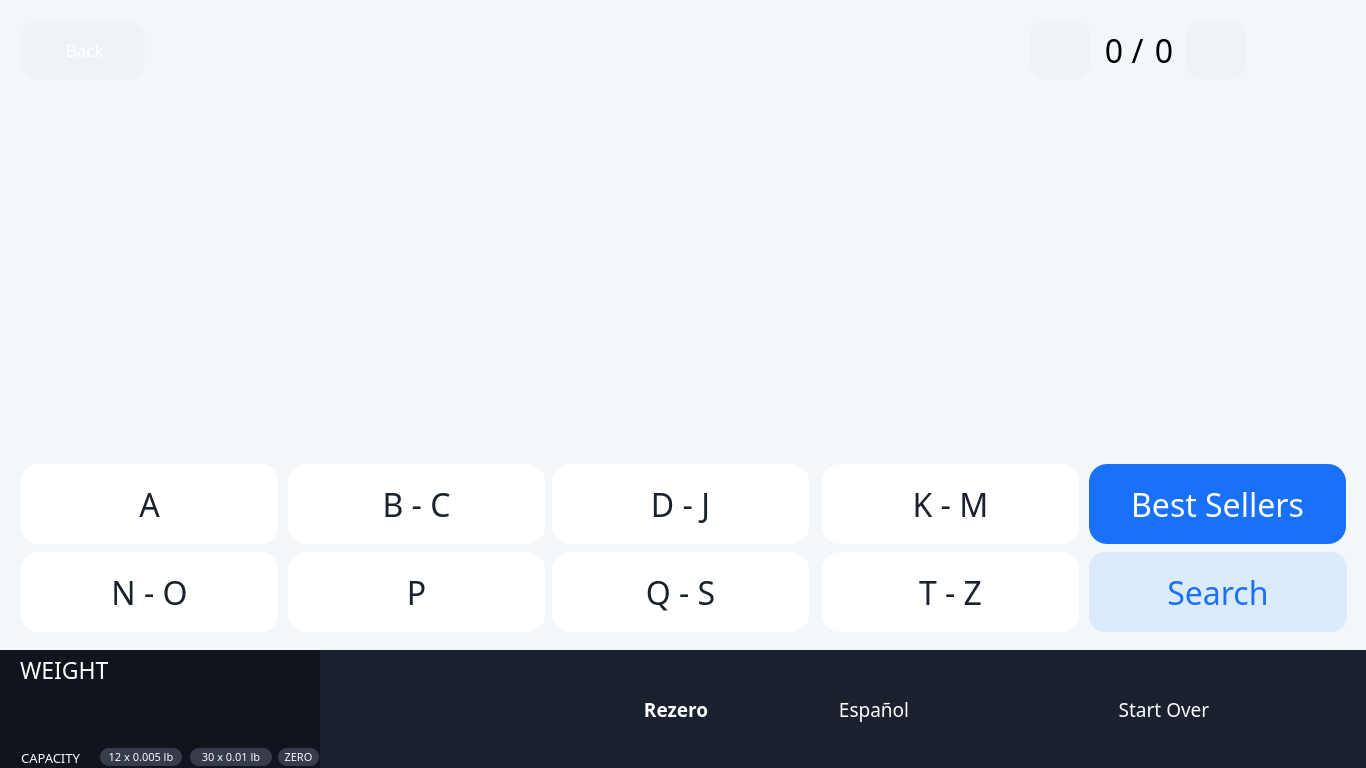
<?xml version="1.0" encoding="UTF-8"?>
<ui version="4.0">
 <class>selfserveImageLookupViewAllG2</class>
 <widget class="QWidget" name="selfserveImageLookupViewAllG2">
  <property name="geometry">
   <rect>
    <x>0</x>
    <y>0</y>
    <width>1366</width>
    <height>768</height>
   </rect>
  </property>
  <property name="sizePolicy">
   <sizepolicy hsizetype="Expanding" vsizetype="Expanding">
    <horstretch>0</horstretch>
    <verstretch>0</verstretch>
   </sizepolicy>
  </property>
  <property name="windowTitle">
   <string>Form</string>
  </property>
  <property name="styleSheet">
   <string notr="true">QWidget#selfserveImageLookupViewAllG2
{
    background-color: rgb(244,247,250);
}
</string>
  </property>
  <widget class="QWidget" name="screenContainer" native="true">
   <property name="geometry">
    <rect>
     <x>0</x>
     <y>0</y>
     <width>1366</width>
     <height>768</height>
    </rect>
   </property>
   <widget class="QWidget" name="buttonBar" native="true">
    <property name="geometry">
     <rect>
      <x>320</x>
      <y>650</y>
      <width>1046</width>
      <height>118</height>
     </rect>
    </property>
    <property name="sizePolicy">
     <sizepolicy hsizetype="Fixed" vsizetype="Fixed">
      <horstretch>0</horstretch>
      <verstretch>0</verstretch>
     </sizepolicy>
    </property>
    <property name="minimumSize">
     <size>
      <width>1046</width>
      <height>118</height>
     </size>
    </property>
    <property name="maximumSize">
     <size>
      <width>1046</width>
      <height>118</height>
     </size>
    </property>
    <property name="styleSheet">
     <string notr="true">background-color: rgb(25,34,46);</string>
    </property>
    <widget class="QPushButton" name="butLanguage">
     <property name="geometry">
      <rect>
       <x>464</x>
       <y>29</y>
       <width>180</width>
       <height>60</height>
      </rect>
     </property>
     <property name="minimumSize">
      <size>
       <width>180</width>
       <height>60</height>
      </size>
     </property>
     <property name="maximumSize">
      <size>
       <width>180</width>
       <height>60</height>
      </size>
     </property>
     <property name="font">
      <font>
       <family>Poppins SemiBold</family>
       <pointsize>14</pointsize>
      </font>
     </property>
     <property name="styleSheet">
      <string notr="true">QPushButton#butLanguage
{
	background:url(:/images/screens/dark_blue_blank.png);
    color: white;
    margin: 0 0 0 0;
    border-style: outset;
    border-radius: 0px;
    border-width: 0px;
}</string>
     </property>
     <property name="text">
      <string>Español</string>
     </property>
    </widget>
    <widget class="QPushButton" name="butStartOver">
     <property name="geometry">
      <rect>
       <x>662</x>
       <y>29</y>
       <width>364</width>
       <height>60</height>
      </rect>
     </property>
     <property name="minimumSize">
      <size>
       <width>364</width>
       <height>60</height>
      </size>
     </property>
     <property name="maximumSize">
      <size>
       <width>364</width>
       <height>60</height>
      </size>
     </property>
     <property name="font">
      <font>
       <family>Poppins SemiBold</family>
       <pointsize>14</pointsize>
      </font>
     </property>
     <property name="styleSheet">
      <string notr="true">QPushButton#butStartOver
{
	background:url(:/images/screens/dark_blue_large_blank.png);
    color: white;
    margin: 0 0 0 0;
    border-style: outset;
    border-radius: 0px;
    border-width: 0px;
}</string>
     </property>
     <property name="text">
      <string>Start Over</string>
     </property>
    </widget>
    <widget class="QPushButton" name="butRezero">
     <property name="geometry">
      <rect>
       <x>266</x>
       <y>29</y>
       <width>180</width>
       <height>60</height>
      </rect>
     </property>
     <property name="minimumSize">
      <size>
       <width>180</width>
       <height>60</height>
      </size>
     </property>
     <property name="maximumSize">
      <size>
       <width>180</width>
       <height>60</height>
      </size>
     </property>
     <property name="font">
      <font>
       <family>Poppins SemiBold</family>
       <pointsize>14</pointsize>
       <weight>75</weight>
       <bold>true</bold>
      </font>
     </property>
     <property name="styleSheet">
      <string notr="true">QPushButton#butRezero
{
	background:url(:/images/screens/dark_blue_blank.png);
    color: white;
    margin: 0 0 0 0;
    border-style: outset;
    border-radius: 0px;
    border-width: 0px;
}</string>
     </property>
     <property name="text">
      <string>Rezero</string>
     </property>
    </widget>
   </widget>
   <widget class="QWidget" name="wgtWeightBox" native="true">
    <property name="geometry">
     <rect>
      <x>0</x>
      <y>650</y>
      <width>320</width>
      <height>118</height>
     </rect>
    </property>
    <property name="sizePolicy">
     <sizepolicy hsizetype="Fixed" vsizetype="Fixed">
      <horstretch>0</horstretch>
      <verstretch>0</verstretch>
     </sizepolicy>
    </property>
    <property name="minimumSize">
     <size>
      <width>320</width>
      <height>118</height>
     </size>
    </property>
    <property name="maximumSize">
     <size>
      <width>320</width>
      <height>118</height>
     </size>
    </property>
    <property name="styleSheet">
     <string notr="true">background-color: rgb(18,20,29);</string>
    </property>
    <widget class="QLabel" name="lblLowRange">
     <property name="geometry">
      <rect>
       <x>100</x>
       <y>98</y>
       <width>82</width>
       <height>18</height>
      </rect>
     </property>
     <property name="minimumSize">
      <size>
       <width>82</width>
       <height>18</height>
      </size>
     </property>
     <property name="maximumSize">
      <size>
       <width>82</width>
       <height>18</height>
      </size>
     </property>
     <property name="font">
      <font>
       <family>Poppins</family>
       <pointsize>8</pointsize>
      </font>
     </property>
     <property name="styleSheet">
      <string notr="true">background-color: rgb(55,60,75);
color: rgb(249,250,251);
border-radius: 9px;</string>
     </property>
     <property name="text">
      <string>12 x 0.005 lb</string>
     </property>
     <property name="alignment">
      <set>Qt::AlignCenter</set>
     </property>
    </widget>
    <widget class="QLabel" name="lblWeightTitle">
     <property name="geometry">
      <rect>
       <x>20</x>
       <y>7</y>
       <width>131</width>
       <height>25</height>
      </rect>
     </property>
     <property name="font">
      <font>
       <family>Poppins Medium</family>
       <pointsize>17</pointsize>
      </font>
     </property>
     <property name="styleSheet">
      <string notr="true">color: white;</string>
     </property>
     <property name="text">
      <string>WEIGHT</string>
     </property>
     <property name="alignment">
      <set>Qt::AlignLeading|Qt::AlignLeft|Qt::AlignVCenter</set>
     </property>
    </widget>
    <widget class="QLabel" name="lblCapacity">
     <property name="geometry">
      <rect>
       <x>0</x>
       <y>98</y>
       <width>101</width>
       <height>20</height>
      </rect>
     </property>
     <property name="font">
      <font>
       <family>Poppins</family>
       <pointsize>10</pointsize>
      </font>
     </property>
     <property name="styleSheet">
      <string notr="true">color: white;</string>
     </property>
     <property name="text">
      <string>CAPACITY</string>
     </property>
     <property name="alignment">
      <set>Qt::AlignCenter</set>
     </property>
    </widget>
    <widget class="QLabel" name="lblWeight">
     <property name="geometry">
      <rect>
       <x>20</x>
       <y>36</y>
       <width>301</width>
       <height>61</height>
      </rect>
     </property>
     <property name="font">
      <font>
       <family>Poppins</family>
       <pointsize>42</pointsize>
       <weight>75</weight>
       <bold>true</bold>
       <kerning>true</kerning>
      </font>
     </property>
     <property name="styleSheet">
      <string notr="true">color: white;</string>
     </property>
     <property name="text">
      <string notr="true"/>
     </property>
     <property name="textFormat">
      <enum>Qt::AutoText</enum>
     </property>
     <property name="alignment">
      <set>Qt::AlignLeading|Qt::AlignLeft|Qt::AlignVCenter</set>
     </property>
    </widget>
    <widget class="QLabel" name="lblHighRange">
     <property name="geometry">
      <rect>
       <x>190</x>
       <y>98</y>
       <width>82</width>
       <height>18</height>
      </rect>
     </property>
     <property name="minimumSize">
      <size>
       <width>82</width>
       <height>18</height>
      </size>
     </property>
     <property name="maximumSize">
      <size>
       <width>82</width>
       <height>18</height>
      </size>
     </property>
     <property name="font">
      <font>
       <family>Poppins</family>
       <pointsize>8</pointsize>
      </font>
     </property>
     <property name="styleSheet">
      <string notr="true">border-radius: 9px;
background-color: rgb(55,60,75);
color: rgb(249,250,251);</string>
     </property>
     <property name="text">
      <string>30 x 0.01 lb</string>
     </property>
     <property name="alignment">
      <set>Qt::AlignCenter</set>
     </property>
    </widget>
    <widget class="QLabel" name="lblZero">
     <property name="geometry">
      <rect>
       <x>278</x>
       <y>98</y>
       <width>41</width>
       <height>18</height>
      </rect>
     </property>
     <property name="minimumSize">
      <size>
       <width>41</width>
       <height>18</height>
      </size>
     </property>
     <property name="maximumSize">
      <size>
       <width>41</width>
       <height>18</height>
      </size>
     </property>
     <property name="font">
      <font>
       <family>Poppins</family>
       <pointsize>8</pointsize>
      </font>
     </property>
     <property name="styleSheet">
      <string notr="true">border-radius: 9px;
background-color: rgb(55,60,75);
color: rgb(249,250,251);</string>
     </property>
     <property name="text">
      <string>ZERO</string>
     </property>
     <property name="alignment">
      <set>Qt::AlignCenter</set>
     </property>
    </widget>
    <zorder>lblWeightTitle</zorder>
    <zorder>lblCapacity</zorder>
    <zorder>lblWeight</zorder>
    <zorder>lblHighRange</zorder>
    <zorder>lblZero</zorder>
    <zorder>lblLowRange</zorder>
   </widget>
   <widget class="QPushButton" name="butA">
    <property name="geometry">
     <rect>
      <x>21</x>
      <y>464</y>
      <width>257</width>
      <height>80</height>
     </rect>
    </property>
    <property name="minimumSize">
     <size>
      <width>257</width>
      <height>80</height>
     </size>
    </property>
    <property name="maximumSize">
     <size>
      <width>257</width>
      <height>80</height>
     </size>
    </property>
    <property name="font">
     <font>
      <family>Poppins Medium</family>
      <pointsize>24</pointsize>
      <weight>50</weight>
      <bold>false</bold>
     </font>
    </property>
    <property name="styleSheet">
     <string notr="true">QPushButton#butA
{
    background-color: rgb(255,255,255);
    color: rgb(25,34,46);
    border-style: solid;
    border-radius: 18px;
    border-width: 0px;
}</string>
    </property>
    <property name="text">
     <string notr="true">A</string>
    </property>
   </widget>
   <widget class="QPushButton" name="butNO">
    <property name="geometry">
     <rect>
      <x>21</x>
      <y>552</y>
      <width>257</width>
      <height>80</height>
     </rect>
    </property>
    <property name="minimumSize">
     <size>
      <width>257</width>
      <height>80</height>
     </size>
    </property>
    <property name="maximumSize">
     <size>
      <width>257</width>
      <height>80</height>
     </size>
    </property>
    <property name="font">
     <font>
      <family>Poppins Medium</family>
      <pointsize>24</pointsize>
      <weight>50</weight>
      <bold>false</bold>
     </font>
    </property>
    <property name="styleSheet">
     <string notr="true">QPushButton#butNO
{
    background-color: rgb(255,255,255);
    color: rgb(25,34,46);
    border-style: solid;
    border-radius: 18px;
    border-width: 0px;
}</string>
    </property>
    <property name="text">
     <string notr="true">N - O</string>
    </property>
   </widget>
   <widget class="QPushButton" name="butBC">
    <property name="geometry">
     <rect>
      <x>288</x>
      <y>464</y>
      <width>257</width>
      <height>80</height>
     </rect>
    </property>
    <property name="minimumSize">
     <size>
      <width>257</width>
      <height>80</height>
     </size>
    </property>
    <property name="maximumSize">
     <size>
      <width>257</width>
      <height>78</height>
     </size>
    </property>
    <property name="font">
     <font>
      <family>Poppins Medium</family>
      <pointsize>24</pointsize>
      <weight>50</weight>
      <bold>false</bold>
     </font>
    </property>
    <property name="styleSheet">
     <string notr="true">QPushButton#butBC
{
    background-color: rgb(255,255,255);
    color: rgb(25,34,46);
    border-style: solid;
    border-radius: 18px;
    border-width: 0px;
}</string>
    </property>
    <property name="text">
     <string notr="true">B - C</string>
    </property>
   </widget>
   <widget class="QPushButton" name="butP">
    <property name="geometry">
     <rect>
      <x>288</x>
      <y>552</y>
      <width>257</width>
      <height>80</height>
     </rect>
    </property>
    <property name="minimumSize">
     <size>
      <width>257</width>
      <height>80</height>
     </size>
    </property>
    <property name="maximumSize">
     <size>
      <width>80</width>
      <height>257</height>
     </size>
    </property>
    <property name="font">
     <font>
      <family>Poppins Medium</family>
      <pointsize>24</pointsize>
      <weight>50</weight>
      <bold>false</bold>
     </font>
    </property>
    <property name="styleSheet">
     <string notr="true">QPushButton#butP
{
    background-color: rgb(255,255,255);
    color: rgb(25,34,46);
    border-style: solid;
    border-radius: 18px;
    border-width: 0px;
}</string>
    </property>
    <property name="text">
     <string notr="true">P</string>
    </property>
   </widget>
   <widget class="QPushButton" name="butQS">
    <property name="geometry">
     <rect>
      <x>552</x>
      <y>552</y>
      <width>257</width>
      <height>80</height>
     </rect>
    </property>
    <property name="minimumSize">
     <size>
      <width>257</width>
      <height>80</height>
     </size>
    </property>
    <property name="maximumSize">
     <size>
      <width>257</width>
      <height>80</height>
     </size>
    </property>
    <property name="font">
     <font>
      <family>Poppins Medium</family>
      <pointsize>24</pointsize>
      <weight>50</weight>
      <bold>false</bold>
     </font>
    </property>
    <property name="styleSheet">
     <string notr="true">QPushButton#butQS
{
    background-color: rgb(255,255,255);
    color: rgb(25,34,46);
    border-style: solid;
    border-radius: 18px;
    border-width: 0px;
}</string>
    </property>
    <property name="text">
     <string notr="true">Q - S</string>
    </property>
   </widget>
   <widget class="QPushButton" name="butDJ">
    <property name="geometry">
     <rect>
      <x>552</x>
      <y>464</y>
      <width>257</width>
      <height>80</height>
     </rect>
    </property>
    <property name="minimumSize">
     <size>
      <width>257</width>
      <height>80</height>
     </size>
    </property>
    <property name="maximumSize">
     <size>
      <width>257</width>
      <height>80</height>
     </size>
    </property>
    <property name="font">
     <font>
      <family>Poppins Medium</family>
      <pointsize>24</pointsize>
      <weight>50</weight>
      <bold>false</bold>
     </font>
    </property>
    <property name="styleSheet">
     <string notr="true">QPushButton#butDJ
{
    background-color: rgb(255,255,255);
    color: rgb(25,34,46);
    border-style: solid;
    border-radius: 18px;
    border-width: 0px;
}</string>
    </property>
    <property name="text">
     <string notr="true">D - J</string>
    </property>
   </widget>
   <widget class="QPushButton" name="butTZ">
    <property name="geometry">
     <rect>
      <x>822</x>
      <y>552</y>
      <width>257</width>
      <height>80</height>
     </rect>
    </property>
    <property name="minimumSize">
     <size>
      <width>257</width>
      <height>80</height>
     </size>
    </property>
    <property name="maximumSize">
     <size>
      <width>257</width>
      <height>80</height>
     </size>
    </property>
    <property name="font">
     <font>
      <family>Poppins Medium</family>
      <pointsize>24</pointsize>
      <weight>50</weight>
      <bold>false</bold>
     </font>
    </property>
    <property name="styleSheet">
     <string notr="true">QPushButton#butTZ
{
    background-color: rgb(255,255,255);
    color: rgb(25,34,46);
    border-style: solid;
    border-radius: 18px;
    border-width: 0px;
}</string>
    </property>
    <property name="text">
     <string notr="true">T - Z</string>
    </property>
   </widget>
   <widget class="QPushButton" name="butKM">
    <property name="geometry">
     <rect>
      <x>822</x>
      <y>464</y>
      <width>257</width>
      <height>80</height>
     </rect>
    </property>
    <property name="minimumSize">
     <size>
      <width>257</width>
      <height>80</height>
     </size>
    </property>
    <property name="maximumSize">
     <size>
      <width>257</width>
      <height>80</height>
     </size>
    </property>
    <property name="font">
     <font>
      <family>Poppins Medium</family>
      <pointsize>24</pointsize>
      <weight>50</weight>
      <bold>false</bold>
     </font>
    </property>
    <property name="styleSheet">
     <string notr="true">QPushButton#butKM
{
    background-color: rgb(255,255,255);
    color: rgb(25,34,46);
    border-style: solid;
    border-radius: 18px;
    border-width: 0px;
}</string>
    </property>
    <property name="text">
     <string notr="true">K - M</string>
    </property>
   </widget>
   <widget class="QPushButton" name="butSearch">
    <property name="geometry">
     <rect>
      <x>1089</x>
      <y>552</y>
      <width>258</width>
      <height>80</height>
     </rect>
    </property>
    <property name="minimumSize">
     <size>
      <width>258</width>
      <height>80</height>
     </size>
    </property>
    <property name="maximumSize">
     <size>
      <width>258</width>
      <height>80</height>
     </size>
    </property>
    <property name="font">
     <font>
      <family>Poppins Medium</family>
      <pointsize>24</pointsize>
      <weight>50</weight>
      <bold>false</bold>
     </font>
    </property>
    <property name="styleSheet">
     <string notr="true">QPushButton#butSearch
{
	background:url(:/images/screens/keyboard-light-bttn.png);
    background-color: rgb(220,234,254);
    color: rgb(24,113,248);
    border-style: solid;
    border-radius: 16px;
    border-width: 0px;
}</string>
    </property>
    <property name="text">
     <string>Search</string>
    </property>
   </widget>
   <widget class="QPushButton" name="butBestSellers">
    <property name="geometry">
     <rect>
      <x>1089</x>
      <y>464</y>
      <width>257</width>
      <height>80</height>
     </rect>
    </property>
    <property name="minimumSize">
     <size>
      <width>257</width>
      <height>80</height>
     </size>
    </property>
    <property name="maximumSize">
     <size>
      <width>257</width>
      <height>80</height>
     </size>
    </property>
    <property name="font">
     <font>
      <family>Poppins Medium</family>
      <pointsize>24</pointsize>
      <weight>50</weight>
      <bold>false</bold>
     </font>
    </property>
    <property name="styleSheet">
     <string notr="true">QPushButton#butBestSellers
{
    background-color: rgb(24,113,248);
    color: rgb(255,255,255);
    border-style: solid;
    border-radius: 18px;
    border-width: 0px;
}</string>
    </property>
    <property name="text">
     <string>Best Sellers</string>
    </property>
   </widget>
   <widget class="QWidget" name="azPage" native="true">
    <property name="geometry">
     <rect>
      <x>10</x>
      <y>90</y>
      <width>1340</width>
      <height>364</height>
     </rect>
    </property>
    <property name="minimumSize">
     <size>
      <width>1340</width>
      <height>364</height>
     </size>
    </property>
    <property name="maximumSize">
     <size>
      <width>1340</width>
      <height>364</height>
     </size>
    </property>
    <layout class="QHBoxLayout" name="horizontalLayout_3">
     <property name="spacing">
      <number>0</number>
     </property>
     <property name="leftMargin">
      <number>0</number>
     </property>
     <property name="topMargin">
      <number>0</number>
     </property>
     <property name="rightMargin">
      <number>0</number>
     </property>
     <property name="bottomMargin">
      <number>0</number>
     </property>
     <item>
      <layout class="QHBoxLayout" name="horizontalLayout">
       <property name="spacing">
        <number>0</number>
       </property>
      </layout>
     </item>
    </layout>
   </widget>
   <widget class="QPushButton" name="butBack">
    <property name="geometry">
     <rect>
      <x>20</x>
      <y>20</y>
      <width>125</width>
      <height>60</height>
     </rect>
    </property>
    <property name="minimumSize">
     <size>
      <width>125</width>
      <height>60</height>
     </size>
    </property>
    <property name="maximumSize">
     <size>
      <width>125</width>
      <height>60</height>
     </size>
    </property>
    <property name="font">
     <font>
      <family>Poppins SemiBold</family>
      <pointsize>13</pointsize>
      <weight>50</weight>
      <bold>false</bold>
     </font>
    </property>
    <property name="styleSheet">
     <string notr="true">QPushButton#butBack
{
	background:url(:/images/screens/back-bttn.png);
    background-color: rgb(239,242,246);
    color: rgb(255,255,255);
    border-style: solid;
    border-radius: 19px;
    border-width: 0px;
}</string>
    </property>
    <property name="text">
     <string> Back</string>
    </property>
   </widget>
   <widget class="QLabel" name="lblCurPg">
    <property name="geometry">
     <rect>
      <x>1095</x>
      <y>20</y>
      <width>38</width>
      <height>60</height>
     </rect>
    </property>
    <property name="minimumSize">
     <size>
      <width>38</width>
      <height>60</height>
     </size>
    </property>
    <property name="maximumSize">
     <size>
      <width>38</width>
      <height>60</height>
     </size>
    </property>
    <property name="font">
     <font>
      <family>Poppins</family>
      <pointsize>24</pointsize>
      <weight>50</weight>
      <bold>false</bold>
     </font>
    </property>
    <property name="styleSheet">
     <string notr="true">QLabel#lblPages
{
    color: rgb(55,60,75);
    border-style: solid;
    border-radius: 15px;
    border-width: 0px;
}</string>
    </property>
    <property name="text">
     <string notr="true">0</string>
    </property>
    <property name="alignment">
     <set>Qt::AlignCenter</set>
    </property>
   </widget>
   <widget class="QLabel" name="lblTotPg">
    <property name="geometry">
     <rect>
      <x>1145</x>
      <y>20</y>
      <width>38</width>
      <height>60</height>
     </rect>
    </property>
    <property name="minimumSize">
     <size>
      <width>38</width>
      <height>60</height>
     </size>
    </property>
    <property name="maximumSize">
     <size>
      <width>38</width>
      <height>60</height>
     </size>
    </property>
    <property name="font">
     <font>
      <family>Poppins</family>
      <pointsize>24</pointsize>
      <weight>50</weight>
      <bold>false</bold>
     </font>
    </property>
    <property name="styleSheet">
     <string notr="true">QLabel#lblPages
{
    color: rgb(55,60,75);
    border-style: solid;
    border-radius: 15px;
    border-width: 0px;
}</string>
    </property>
    <property name="text">
     <string notr="true">0</string>
    </property>
    <property name="alignment">
     <set>Qt::AlignCenter</set>
    </property>
   </widget>
   <widget class="QPushButton" name="butNext">
    <property name="geometry">
     <rect>
      <x>1186</x>
      <y>20</y>
      <width>60</width>
      <height>60</height>
     </rect>
    </property>
    <property name="minimumSize">
     <size>
      <width>60</width>
      <height>60</height>
     </size>
    </property>
    <property name="maximumSize">
     <size>
      <width>60</width>
      <height>60</height>
     </size>
    </property>
    <property name="font">
     <font>
      <family>Poppins SemiBold</family>
      <pointsize>13</pointsize>
      <weight>50</weight>
      <bold>false</bold>
     </font>
    </property>
    <property name="styleSheet">
     <string notr="true">QPushButton#butNext
{
	background:url(:/images/screens/next-bttn.png);
    background-color: rgb(239,242,246);
    color: rgb(255,255,255);
    border-style: solid;
    border-radius: 16px;
    border-width: 0px;
}</string>
    </property>
    <property name="text">
     <string/>
    </property>
   </widget>
   <widget class="QPushButton" name="butPrev">
    <property name="geometry">
     <rect>
      <x>1030</x>
      <y>20</y>
      <width>60</width>
      <height>60</height>
     </rect>
    </property>
    <property name="minimumSize">
     <size>
      <width>60</width>
      <height>60</height>
     </size>
    </property>
    <property name="maximumSize">
     <size>
      <width>60</width>
      <height>60</height>
     </size>
    </property>
    <property name="font">
     <font>
      <family>Poppins SemiBold</family>
      <pointsize>13</pointsize>
      <weight>50</weight>
      <bold>false</bold>
     </font>
    </property>
    <property name="styleSheet">
     <string notr="true">QPushButton#butPrev
{
	background:url(:/images/screens/previous-bttn.png);
    background-color: rgb(239,242,246);
    color: rgb(255,255,255);
    border-style: solid;
    border-radius: 16px;
    border-width: 0px;
}</string>
    </property>
    <property name="text">
     <string/>
    </property>
   </widget>
   <widget class="QLabel" name="lblSlash">
    <property name="geometry">
     <rect>
      <x>1130</x>
      <y>20</y>
      <width>15</width>
      <height>60</height>
     </rect>
    </property>
    <property name="minimumSize">
     <size>
      <width>15</width>
      <height>60</height>
     </size>
    </property>
    <property name="maximumSize">
     <size>
      <width>15</width>
      <height>60</height>
     </size>
    </property>
    <property name="font">
     <font>
      <family>Poppins</family>
      <pointsize>24</pointsize>
      <weight>50</weight>
      <bold>false</bold>
     </font>
    </property>
    <property name="styleSheet">
     <string notr="true">QLabel#lblPages
{
    color: rgb(55,60,75);
    border-style: solid;
    border-radius: 15px;
    border-width: 0px;
}</string>
    </property>
    <property name="text">
     <string notr="true">/</string>
    </property>
    <property name="alignment">
     <set>Qt::AlignCenter</set>
    </property>
   </widget>
  </widget>
 </widget>
 <resources/>
 <connections/>
</ui>
